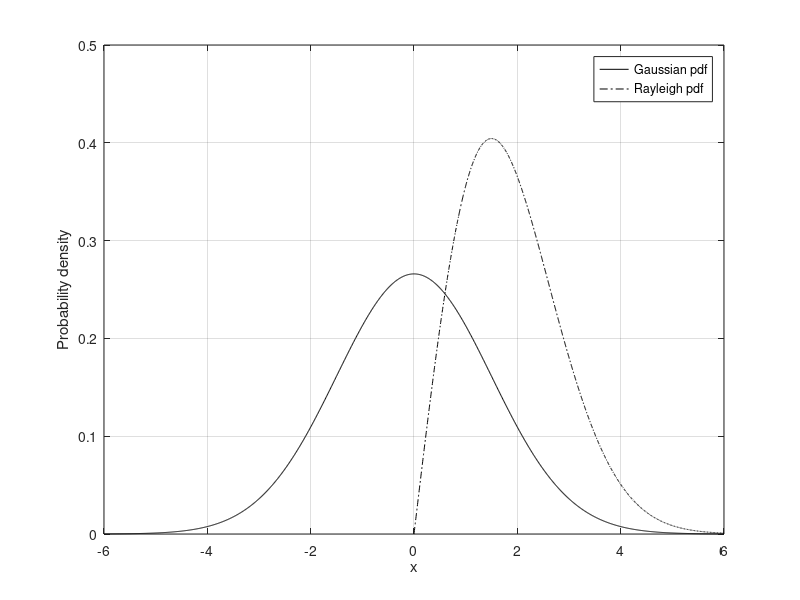

This chart was generated by the following MATLAB code: (Note: this script raises an error after producing the figure.)
% This program can be used tore-produce Figure 2.2 of text
clear all
close all
xg = linspace(-6,6,1500); % randowm variable between -4 and 4
xr = linspace(0,6,1500); % randowm variable between 0 and 8
mu = 0; % zero mean Gaussain pdf mean.
sigma = 1.5; % standard deviation (sqrt(variance) 
ynorm = normpdf(xg,mu,sigma); % use MATLAB funtion normpdf
yray = raylpdf(xr,sigma); % use MATLAB function raylpdf
plot(xg,ynorm,'k',xr,yray,'k-.');
grid
legend('Gaussian pdf','Rayleigh pdf')
xlabel('x')
ylabel('Probability density')
gtext('\mu = 0; \sigma = 1.5')
gtext('\sigma =1.5')